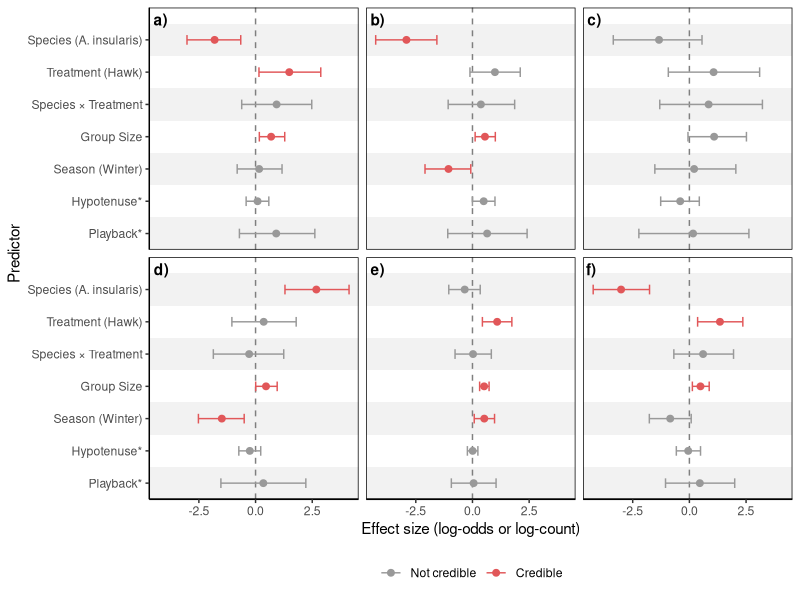
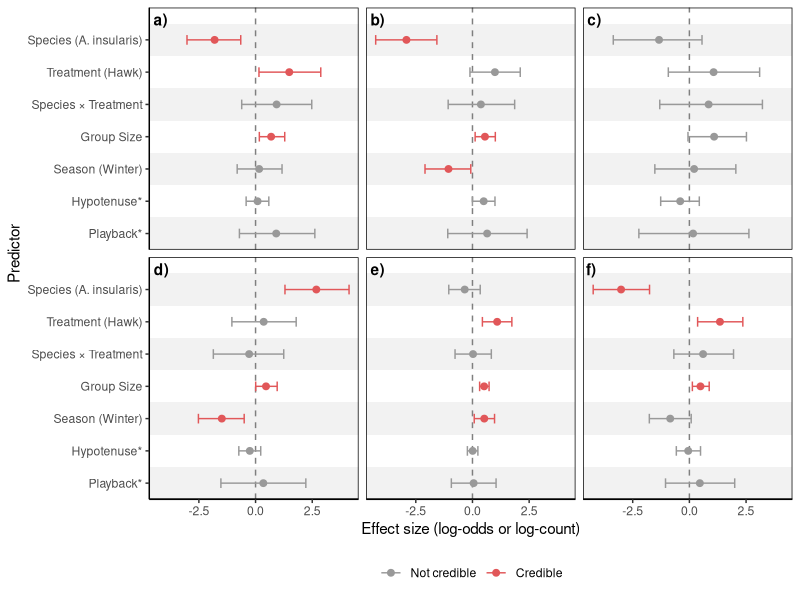

Reproduce these figures in R, in order.
####This script is for making a coefficient plot for all models

#load packages
library(tidyverse)
library(ggplot2)
library(dplyr)

#read in data for all models

alarm_prob_data <- read.csv("alarm_prob_coefs.csv")
mob_prob_data <- read.csv("mob_prob_coefs.csv")
interest_prob_data <- read.csv("interest_prob_coefs.csv")
flee_prob_data <- read.csv("flee_prob_coefs.csv")
alarm_call_data <- read.csv("number_alarm_coefs.csv")
mob_call_data <- read.csv("number_mob_coefs.csv")

#bind all dataframes

all_data <- bind_rows(alarm_prob_data, mob_prob_data, interest_prob_data, 
                      flee_prob_data, alarm_call_data, mob_call_data)


#clean data titles



#plot

panel_labels <- data.frame(
  model = factor(
    c("alarm_prob", "mob_prob", "flee_prob",
      "interest_prob", "number_alarm", "number_mob"),
    levels = c("alarm_prob", "mob_prob", "flee_prob",
               "interest_prob", "number_alarm", "number_mob")
  ),
  label = c("a)", "b)", "c)", "d)", "e)", "f)")
)

all_data <- all_data %>%
  mutate(term = as.factor(term))

n_terms <- nlevels(all_data$term)

band_data <- data.frame(
  ymin = seq(0.5, n_terms - 0.5, by = 1),
  ymax = seq(1.5, n_terms + 0.5, by = 1),
  fill = rep(c("gray95", "white"), length.out = n_terms)
)


all_data %>%
  mutate(
    significant = lower > 0 | upper < 0,
    model = factor(model, levels = c(
      "alarm_prob", "mob_prob", "flee_prob",
      "interest_prob", "number_alarm", "number_mob"
    )),
    term = factor(term,
                  levels = c(
                    "PLAYBACKYES",
                    "HYPOTENUSE",
                    "SEASONWINTER",
                    "GROUP.SIZE",
                    "SPECIESISSJ:TREATMENTHAWK",
                    "TREATMENTHAWK",
                    "SPECIESISSJ"
                  ),
                  labels = c(
                    "Playback*",
                    "Hypotenuse*",
                    "Season (Winter)",
                    "Group Size",
                    "Species × Treatment",
                    "Treatment (Hawk)",
                    "Species (A. insularis)"
                  )
    )
  ) %>%
  ggplot(aes(x = estimate, y = term, color = significant)) +
  geom_rect(
    data = band_data,
    aes(ymin = ymin, ymax = ymax, fill = fill),
    xmin = -Inf, xmax = Inf,
    inherit.aes = FALSE
  ) +
  scale_fill_identity(guide = "none") +
  geom_vline(xintercept = 0, linetype = "dashed", color = "gray50") +
  geom_point(size = 2) +
  geom_errorbarh(aes(xmin = lower, xmax = upper), height = 0.3) +
  scale_color_manual(values = c("FALSE" = "gray50", "TRUE" = "red")) +
  facet_wrap(~ model, scales = "fixed") +
  theme_classic() +
  theme(
    legend.position = "none",
    strip.text = element_blank(),
    strip.background = element_blank(),
    panel.border = element_rect(color = "black", fill = NA, linewidth = 0.5)
  ) +
  scale_color_manual(
    values = c("FALSE" = "gray60", "TRUE" = "#E15759"),
    labels = c("FALSE" = "Not credible", "TRUE" = "Credible"),
    name = NULL
  ) +
  geom_text(
    data = panel_labels,
    aes(label = label, x = -Inf, y = Inf),
    hjust = -0.3,
    vjust = 1.5,
    color = "black",
    fontface = "bold",
    inherit.aes = FALSE
  ) +
  scale_y_discrete(expand = expansion(add = c(0.5, 1))) +
  theme(
    legend.position = "bottom"
  ) +
  labs(
    x = "Effect size (log-odds or log-count)",
    y = "Predictor"
  )


ggsave("fig4.png", last_plot(), width = 7, height = 5, dpi = 300)
